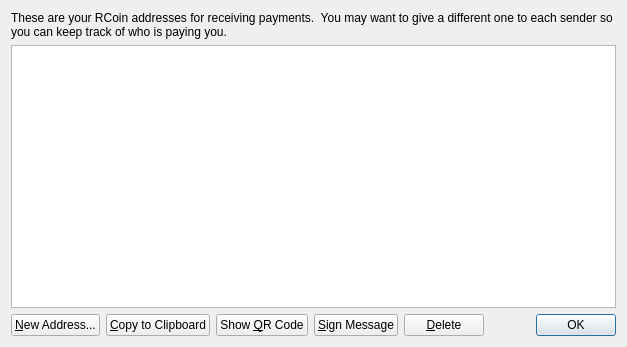
<?xml version="1.0" encoding="UTF-8"?>
<ui version="4.0">
 <class>AddressBookPage</class>
 <widget class="QWidget" name="AddressBookPage">
  <property name="geometry">
   <rect>
    <x>0</x>
    <y>0</y>
    <width>627</width>
    <height>347</height>
   </rect>
  </property>
  <property name="windowTitle">
   <string>Address Book</string>
  </property>
  <layout class="QVBoxLayout" name="verticalLayout">
   <item>
    <widget class="QLabel" name="labelExplanation">
     <property name="text">
      <string>These are your RCoin addresses for receiving payments.  You may want to give a different one to each sender so you can keep track of who is paying you.</string>
     </property>
     <property name="textFormat">
      <enum>Qt::AutoText</enum>
     </property>
     <property name="wordWrap">
      <bool>true</bool>
     </property>
    </widget>
   </item>
   <item>
    <widget class="QTableView" name="tableView">
     <property name="toolTip">
      <string>Double-click to edit address or label</string>
     </property>
     <property name="alternatingRowColors">
      <bool>true</bool>
     </property>
     <property name="selectionMode">
      <enum>QAbstractItemView::SingleSelection</enum>
     </property>
     <property name="selectionBehavior">
      <enum>QAbstractItemView::SelectRows</enum>
     </property>
     <property name="sortingEnabled">
      <bool>true</bool>
     </property>
     <attribute name="verticalHeaderVisible">
      <bool>false</bool>
     </attribute>
    </widget>
   </item>
   <item>
    <layout class="QHBoxLayout" name="horizontalLayout">
     <item>
      <widget class="QPushButton" name="newAddressButton">
       <property name="toolTip">
        <string>Create a new address</string>
       </property>
       <property name="text">
        <string>&amp;New Address...</string>
       </property>
       <property name="icon">
        <iconset resource="../bitcoin.qrc">
         <normaloff>:/icons/add</normaloff>:/icons/add</iconset>
       </property>
      </widget>
     </item>
     <item>
      <widget class="QPushButton" name="copyToClipboard">
       <property name="toolTip">
        <string>Copy the currently selected address to the system clipboard</string>
       </property>
       <property name="text">
        <string>&amp;Copy to Clipboard</string>
       </property>
       <property name="icon">
        <iconset resource="../bitcoin.qrc">
         <normaloff>:/icons/editcopy</normaloff>:/icons/editcopy</iconset>
       </property>
      </widget>
     </item>
     <item>
      <widget class="QPushButton" name="showQRCode">
       <property name="text">
        <string>Show &amp;QR Code</string>
       </property>
       <property name="icon">
        <iconset resource="../bitcoin.qrc">
         <normaloff>:/images/qrcode</normaloff>:/images/qrcode</iconset>
       </property>
      </widget>
     </item>
     <item>
      <widget class="QPushButton" name="signMessage">
       <property name="toolTip">
        <string>Sign a message to prove you own this address</string>
       </property>
       <property name="text">
        <string>&amp;Sign Message</string>
       </property>
       <property name="icon">
        <iconset resource="../bitcoin.qrc">
         <normaloff>:/icons/edit</normaloff>:/icons/edit</iconset>
       </property>
      </widget>
     </item>
     <item>
      <widget class="QPushButton" name="deleteButton">
       <property name="toolTip">
        <string>Delete the currently selected address from the list. Only sending addresses can be deleted.</string>
       </property>
       <property name="text">
        <string>&amp;Delete</string>
       </property>
       <property name="icon">
        <iconset resource="../bitcoin.qrc">
         <normaloff>:/icons/remove</normaloff>:/icons/remove</iconset>
       </property>
      </widget>
     </item>
     <item>
      <spacer name="horizontalSpacer">
       <property name="orientation">
        <enum>Qt::Horizontal</enum>
       </property>
       <property name="sizeHint" stdset="0">
        <size>
         <width>40</width>
         <height>20</height>
        </size>
       </property>
      </spacer>
     </item>
     <item>
      <widget class="QDialogButtonBox" name="buttonBox">
       <property name="sizePolicy">
        <sizepolicy hsizetype="Maximum" vsizetype="Fixed">
         <horstretch>0</horstretch>
         <verstretch>0</verstretch>
        </sizepolicy>
       </property>
       <property name="standardButtons">
        <set>QDialogButtonBox::Ok</set>
       </property>
      </widget>
     </item>
    </layout>
   </item>
  </layout>
 </widget>
 <resources>
  <include location="../bitcoin.qrc"/>
 </resources>
 <connections/>
</ui>
